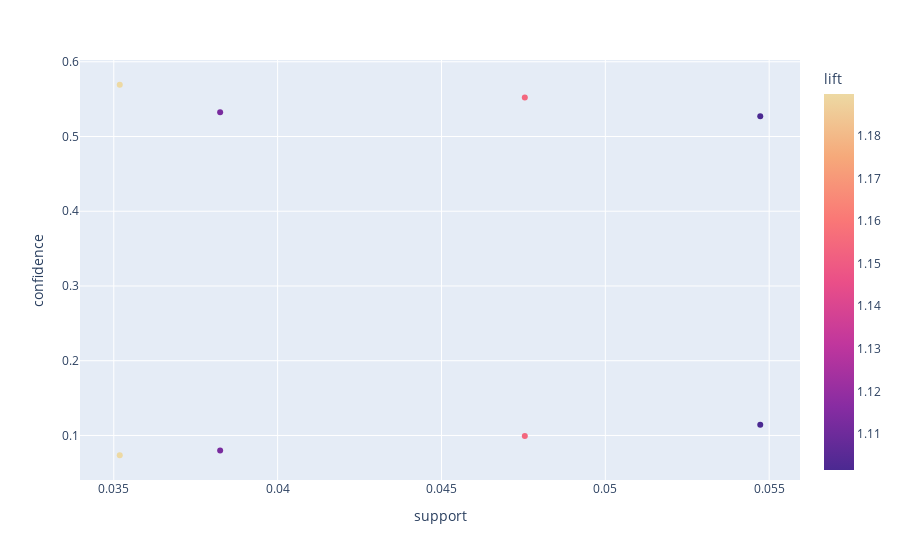

Source (notebook cell):
### Code cell
# Using plotly express to create interactive plot of the rule

import plotly.express as px

bakery_df = pd.DataFrame(rules_df, columns= ['antecedents', 'consequents', 'antecedent support', 'consequent support', 'support', 'confidence', 'lift', 'leverage', 'conviction'])
fig = px.scatter(bakery_df, x='support', y='confidence', color='lift',
                hover_data=['antecedents', 'consequents'], color_continuous_scale='agsunset')

fig.show()

### Figure 1 — Plotly figure (JSON) as saved in the notebook; plotly's stock layout.template omitted (floating-point values rounded to 4 significant figures)
{"data": [{"customdata": [["Cake", "Coffee"], ["Coffee", "Cake"], ["Medialuna", "Coffee"], ["Coffee", "Medialuna"], ["Coffee", "Pastry"], ["Pastry", "Coffee"], ["Coffee", "Sandwich"], ["Sandwich", "Coffee"]], "hovertemplate": "support=%{x}<br>confidence=%{y}<br>antecedents=%{customdata[0]}<br>consequents=%{customdata[1]}<br>lift=%{marker.color}<extra></extra>", "legendgroup": "", "marker": {"color": [1.102, 1.102, 1.19, 1.19, 1.154, 1.154, 1.113, 1.113], "coloraxis": "coloraxis", "symbol": "circle"}, "mode": "markers", "name": "", "orientation": "v", "showlegend": false, "type": "scatter", "x": [0.05473, 0.05473, 0.03518, 0.03518, 0.04754, 0.04754, 0.03825, 0.03825], "xaxis": "x", "y": [0.527, 0.1144, 0.5692, 0.07354, 0.09938, 0.5521, 0.07995, 0.5324], "yaxis": "y"}], "layout": {"coloraxis": {"colorbar": {"title": {"text": "lift"}}, "colorscale": [[0, "rgb(75, 41, 145)"], [0.1667, "rgb(135, 44, 162)"], [0.3333, "rgb(192, 54, 157)"], [0.5, "rgb(234, 79, 136)"], [0.6667, "rgb(250, 120, 118)"], [0.8333, "rgb(246, 169, 122)"], [1, "rgb(237, 217, 163)"]]}, "legend": {"tracegroupgap": 0}, "margin": {"t": 60}, "xaxis": {"anchor": "y", "domain": [0, 1], "title": {"text": "support"}}, "yaxis": {"anchor": "x", "domain": [0, 1], "title": {"text": "confidence"}}}}
